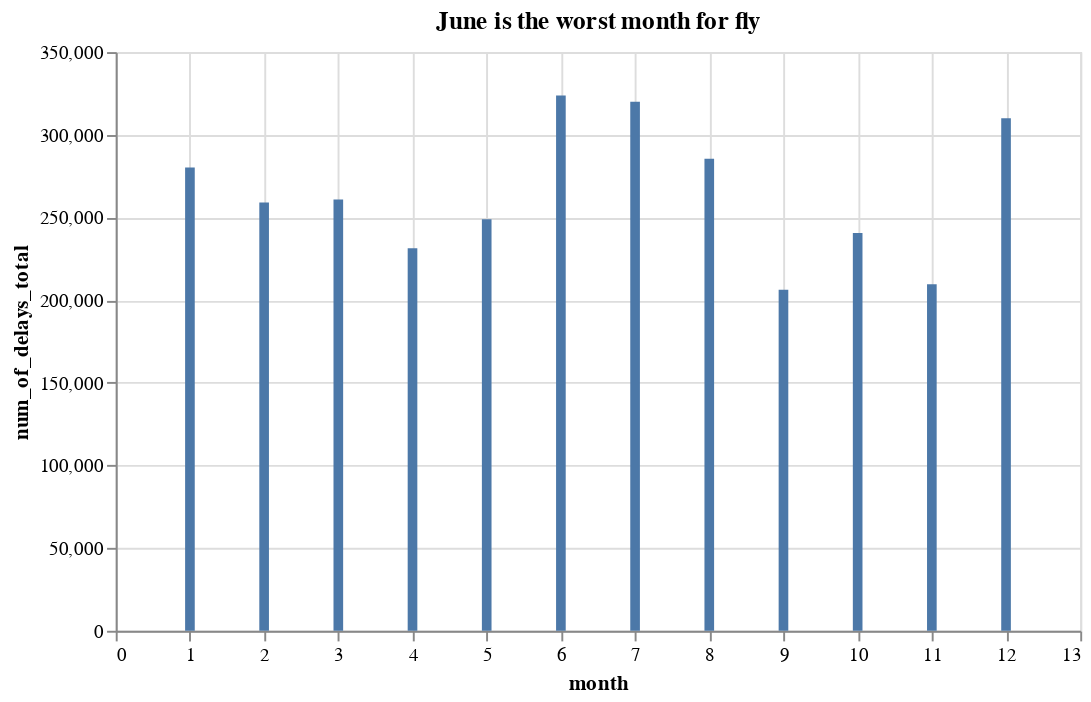

Notebook code cell kept with this figure:
### Code cell
# Loading data
df_q2 = df.copy()

# Convert month column to numeric
## After examining the data, I should make the `n/a` data to match the above month
ls = []

for i in df_q2['month']:
    ls.append(i)

x = 0

for i in range(len(ls)):
   if ls[i] == 'n/a':
     ls[i] = ls[i-1]
     x+=1
print(x) #27
df_q2['month'] = ls

# Convert string month to numeric
def monthToNum(shortMonth):
    return {
        'January': 1,
        'Febuary': 2,
        'March': 3,
        'April': 4,
        'May': 5,
        'June': 6,
        'July': 7,
        'August': 8,
        'September': 9, 
        'October': 10,
        'November': 11,
        'December': 12
    }[shortMonth]

# Convert the data to numeric data
df_q2['month'] = df_q2['month'].apply(lambda x: monthToNum(x))

# df_q2['month']= df_q2['month'].sort_index(key=lambda x: pd.to_datetime(x, format="%B"))

# Organize with groupby month
total_delays_per_month = df_q2.groupby('month').num_of_delays_total.sum().sort_values(ascending=False)

# Convert to DF for charting
dfx = pd.DataFrame([total_delays_per_month]).T

# Fix indexing issue
dfx['month'] = dfx.index
dfx.reset_index(drop=True, inplace=True)

# Format the way I want
dfx = dfx[['month', 'num_of_delays_total']]

# Chart
total_delays_per_month_chart = (
    alt.Chart(dfx)
    .encode(
        x='month',
        y='num_of_delays_total')
    .mark_bar()
    .properties(width=500, title="June is the worst month for fly "))

# Results
print("As we can see in the chart below, June is the worst month for delays at the airports observed.\n")

# SAVE CHART
# total_delays_per_month_chart.save('total_delays_per_month_chart.png')
total_delays_per_month_chart

### Figure 1 — Vega-Lite specification as saved in the notebook (floating-point values rounded to 4 significant figures)
{"config": {"view": {"continuousWidth": 400, "continuousHeight": 300}}, "data": {"name": "data-cc9bae17a04503f9afaf3a2ee67333c2"}, "mark": "bar", "encoding": {"x": {"type": "quantitative", "field": "month"}, "y": {"type": "quantitative", "field": "num_of_delays_total"}}, "title": "June is the worst month for fly ", "width": 500, "$schema": "https://vega.github.io/schema/vega-lite/v4.8.1.json", "datasets": {"data-cc9bae17a04503f9afaf3a2ee67333c2": [{"month": 6, "num_of_delays_total": 323759}, {"month": 7, "num_of_delays_total": 319960}, {"month": 12, "num_of_delays_total": 310056}, {"month": 8, "num_of_delays_total": 285514}, {"month": 1, "num_of_delays_total": 280209}, {"month": 3, "num_of_delays_total": 260822}, {"month": 2, "num_of_delays_total": 259092}, {"month": 5, "num_of_delays_total": 248971}, {"month": 10, "num_of_delays_total": 240577}, {"month": 4, "num_of_delays_total": 231408}, {"month": 11, "num_of_delays_total": 209559}, {"month": 9, "num_of_delays_total": 206223}]}}
